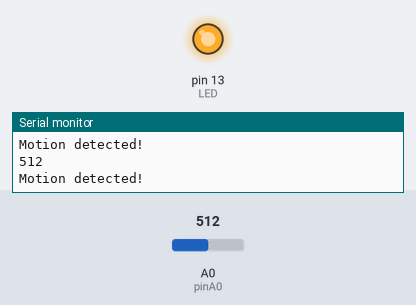
The sketch below on a simulated Arduino Uno, built with avr-gcc and run on an emulated ATmega328P. On the bench: output pins drawn as LEDs (lit = HIGH), the last lines printed to the serial monitor. The test bench sets the inputs (shaded band); at power-on: A0 (pinA0) = 512.

Above: at 1.2 s.
1.3 s: A0 (pinA0) set to 488
At 1.8 s:
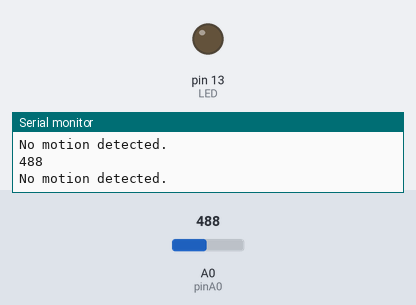
2.9 s: A0 (pinA0) set to 510
At 4.2 s:
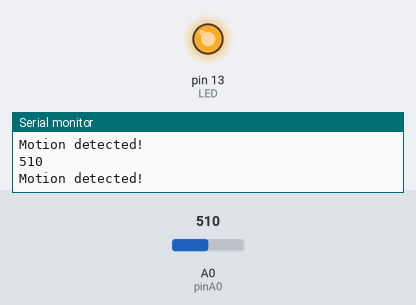
4.5 s: A0 (pinA0) set to 490
At 5.7 s:
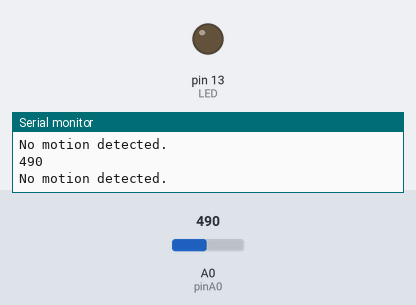
Timing chart, 0 to 7.5 s (numbered marks = the images above; inputs shaded):
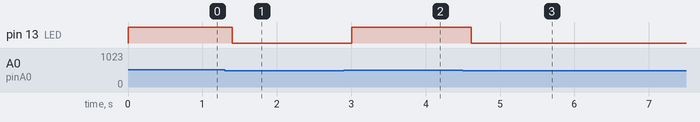

Measured:
- the behaviour switches between 501 and 500 on A0 (pinA0) (found by bisection; images 0 and 1)
- after the input at 1.3 s, pin 13 (LED): HIGH → LOW after 0.10 s
- after the input at 2.9 s, pin 13 (LED): LOW → HIGH after 0.11 s
- after the input at 4.5 s, pin 13 (LED): HIGH → LOW after 0.11 s

The sketch:

test-analog.ino
```cpp
const int pinA0 = 0;
const int LED = 13;

void setup() {
    pinMode(LED, OUTPUT);
    Serial.begin(9600);
}

void loop() {
  int value = analogRead(pinA0);
  Serial.println(value);
  if (value > 500) {
    digitalWrite(LED, HIGH);
    Serial.println("Motion detected!");
  } else {
      digitalWrite(LED, LOW);
      Serial.println("No motion detected.");
  }
  delay(200);
}

//* lí thuyết:
// nếu ko có chuyển động => giá trị cảm biến đọc được thấp => đèn ko sáng
// nếu có chuyển động => giá trị cảm biến đọc được cao => đèn sáng
```
